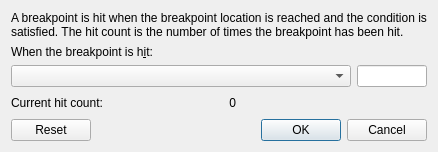
<?xml version="1.0" encoding="UTF-8"?>
<ui version="4.0">
 <class>BreakpointHitCountDialog</class>
 <widget class="QDialog" name="BreakpointHitCountDialog">
  <property name="geometry">
   <rect>
    <x>0</x>
    <y>0</y>
    <width>400</width>
    <height>145</height>
   </rect>
  </property>
  <property name="sizePolicy">
   <sizepolicy hsizetype="Expanding" vsizetype="Minimum">
    <horstretch>0</horstretch>
    <verstretch>0</verstretch>
   </sizepolicy>
  </property>
  <property name="minimumSize">
   <size>
    <width>400</width>
    <height>145</height>
   </size>
  </property>
  <property name="windowTitle">
   <string>Breakpoint Hit Count</string>
  </property>
  <layout class="QVBoxLayout" name="verticalLayout">
   <property name="sizeConstraint">
    <enum>QLayout::SetMinAndMaxSize</enum>
   </property>
   <item>
    <layout class="QGridLayout" name="gridLayout">
     <item row="0" column="0" colspan="4">
      <widget class="QLabel" name="announcementLabel">
       <property name="sizePolicy">
        <sizepolicy hsizetype="Expanding" vsizetype="Expanding">
         <horstretch>0</horstretch>
         <verstretch>0</verstretch>
        </sizepolicy>
       </property>
       <property name="text">
        <string>A breakpoint is hit when the breakpoint location is reached and the condition is&lt;br&gt;satisfied. The hit count is the number of times the breakpoint has been hit.</string>
       </property>
      </widget>
     </item>
     <item row="1" column="0" colspan="4">
      <widget class="QLabel" name="hitConditionLabel">
       <property name="text">
        <string>When the breakpoint is h&amp;it:</string>
       </property>
       <property name="buddy">
        <cstring>hitConditionCombo</cstring>
       </property>
      </widget>
     </item>
     <item row="2" column="0" colspan="3">
      <widget class="QComboBox" name="hitConditionCombo">
       <property name="sizePolicy">
        <sizepolicy hsizetype="Expanding" vsizetype="Fixed">
         <horstretch>0</horstretch>
         <verstretch>0</verstretch>
        </sizepolicy>
       </property>
       <property name="frame">
        <bool>true</bool>
       </property>
      </widget>
     </item>
     <item row="2" column="3">
      <widget class="QLineEdit" name="hitParameterEdit">
       <property name="sizePolicy">
        <sizepolicy hsizetype="Preferred" vsizetype="Fixed">
         <horstretch>0</horstretch>
         <verstretch>0</verstretch>
        </sizepolicy>
       </property>
       <property name="maximumSize">
        <size>
         <width>70</width>
         <height>16777215</height>
        </size>
       </property>
      </widget>
     </item>
     <item row="3" column="0">
      <widget class="QLabel" name="currentHitCountLabel">
       <property name="text">
        <string>Current hit count:</string>
       </property>
      </widget>
     </item>
     <item row="3" column="1">
      <widget class="QLabel" name="currentHitCountValueLabel">
       <property name="text">
        <string>0</string>
       </property>
       <property name="alignment">
        <set>Qt::AlignRight|Qt::AlignTrailing|Qt::AlignVCenter</set>
       </property>
      </widget>
     </item>
     <item row="3" column="2" colspan="2">
      <spacer name="horizontalSpacer">
       <property name="orientation">
        <enum>Qt::Horizontal</enum>
       </property>
       <property name="sizeHint" stdset="0">
        <size>
         <width>248</width>
         <height>20</height>
        </size>
       </property>
      </spacer>
     </item>
    </layout>
   </item>
   <item>
    <widget class="QDialogButtonBox" name="buttonBox">
     <property name="locale">
      <locale language="English" country="UnitedStates"/>
     </property>
     <property name="standardButtons">
      <set>QDialogButtonBox::Cancel|QDialogButtonBox::Ok|QDialogButtonBox::Reset</set>
     </property>
    </widget>
   </item>
  </layout>
 </widget>
 <tabstops>
  <tabstop>hitConditionCombo</tabstop>
  <tabstop>hitParameterEdit</tabstop>
 </tabstops>
 <resources/>
 <connections>
  <connection>
   <sender>buttonBox</sender>
   <signal>rejected()</signal>
   <receiver>BreakpointHitCountDialog</receiver>
   <slot>reject()</slot>
   <hints>
    <hint type="sourcelabel">
     <x>197</x>
     <y>128</y>
    </hint>
    <hint type="destinationlabel">
     <x>197</x>
     <y>74</y>
    </hint>
   </hints>
  </connection>
 </connections>
</ui>
